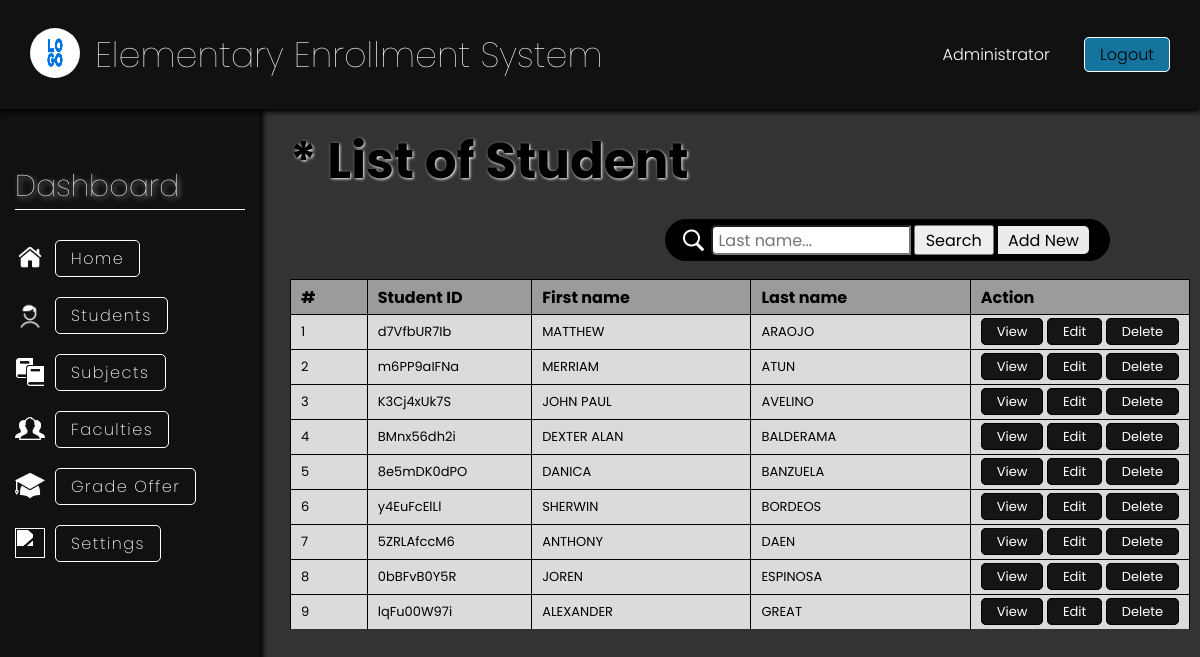
Screenshot of /index.php?page=student (signed in) with the database file from the repository.
### tables this page shows
CREATE TABLE `student` (
  `STUDENT_ID` varchar(50) NOT NULL,
  `STUDENT_FNAME` varchar(50) NOT NULL,
  `STUDENT_INIT` varchar(50) NOT NULL,
  `STUDENT_LNAME` varchar(50) NOT NULL,
  `STUDENT_GENDER` varchar(50) NOT NULL,
  `STUDENT_ADDRESS` varchar(150) NOT NULL,
  `STUDENT_DOB` date NOT NULL,
  `STUDENT_GUARDIAN` varchar(100) NOT NULL,
  `STU_GUARDIAN_CONTACT` bigint(15) NOT NULL
);

### includes/include.php (called while the page is built, shortened)
<?php
include "function.php";
$mySQLFunction = new myDataBase("localhost", "dhiee15", "0c/aD*6-urN.t(K_", "enrollment_db");

### includes/function.php (called while the page is built, shortened)
<?php
class myDataBase
{
    private $hostname;
    private $username;
    private $password;
    private $database;
    private $con;
    public function __construct($hostname, $username, $password, $database)
    {
        $this->hostname = $hostname;
        $this->username = $username;
        $this->password = $password;
        $this->database = $database;
    }
    public function connection()
    {
        try {
            if (!$this->con) {
                $this->con = mysqli_connect($this->hostname, $this->username, $this->password, $this->database);
                if ($this->con) {
                    return true;
                } else {
                    return false;
                }
            } else {
                return true;
            }
        } catch (mysqli_sql_exception) {
            echo "FAILED TO CONNECT TO DATABASE";
        }
    }
    public function disconnect()
    {
        if ($this->con) {
            if (mysqli_close($this->con)) {
                $this->con = false;
                return true;
            } else {
                return false;
            }
        } else {
            return true;
        }
    }
    public function getStudent($row = null, $value = null)
    {
        if ($row != null &&  $value != null) {
            $sql = "SELECT * FROM `STUDENT` WHERE `$row` = '$value'";
            $stored = ($this->con->query($sql))->fetch_assoc();
            return $stored;
        } else {
            $sql = "SELECT * FROM `STUDENT` ORDER BY `STUDENT_LNAME`";
            $stored = ($this->con->query($sql))->fetch_all(MYSQLI_ASSOC);
            return $stored;
        }
    }
}

### student.php (the view, shortened to what this page needs)
<?php
include "includes/include.php";
?>
<div class="container">
    <div class="section-information">
        <div class="section-title">
            <h1>* List of Student</h1>
        </div>
        <div class="search-bar">
            <img src="icon/icons8-search-50.png" alt="" />
            <form action="index.php?page=student" method="POST">
                <input type="text" name="studentlname" placeholder="Last name..." required />
                <button name="search">Search</button>
                <a href="index.php?page=student&add=newStudent">Add New</a>
            </form>
        </div>
        <div class="table">
            <table>
                <thead>
                    <tr>
                        <th>#</th>
                        <th>Student ID</th>
                        <th>First name</th>
                        <th>Last name</th>
                        <th>Action</th>
                    </tr>
                </thead>
                <tbody>
                    <?php
                    $mySQLFunction->connection();
                    if (!isset($_POST["search"])) {
                        $result = $mySQLFunction->getStudent();
                    } else {
                        $lname = $_POST["studentlname"];
                        $result = $mySQLFunction->searchStudent($lname);
                    }
                    if (!empty($result)) {
                        $rowCount = 1;
                        foreach ($result as $row) {
                            echo '<tr>
                                    <td>' . $rowCount . '</td>
                                    <td>' . $row["STUDENT_ID"] . '</td>
                                    <td>' . $row["STUDENT_FNAME"] . '</td>
                                    <td>' . $row["STUDENT_LNAME"] . '</td>
                                    <td>
                                        <a href="index.php?page=student&view=student&id=' . $row["STUDENT_ID"] . '">View</a>
                                        <a href="index.php?page=student&edit=student&id=' . $row["STUDENT_ID"] . '">Edit</a>
                                        <a href="index.php?page=student&delete=student&id=' . $row["STUDENT_ID"] . '">Delete</a>
                                    </td>
                                </tr>';
                            $rowCount++;
                        }
                        echo '</table>';
                    }
                    ?>
        </div>
    </div>
</div>

### includes/header.php (shortened to what this page needs)
<!DOCTYPE html>
<html lang="en">
<head>
    <link rel="stylesheet" href="css/dashboard-style.css?v=<?php echo time(); ?>" />
</head>
<body>
    <header>
        <div class="header-top">
            <div class="main-title">
                <img src="icon/samplelogo.png" alt="logo" />
                <h1>Elementary Enrollment System</h1>
            </div>
            <div class="top-bar">
                <p>Administrator</p>
                <a href="logout.php">Logout</a>
            </div>
        </div>
        <div class="header-side">
            <p>Dashboard</p>
            <ul>
                <li>
                    <img src="icon/icons8-home-48.png" alt="" /><a href="index.php?page=home">Home</a>
                </li>
                <li>
                    <img src="icon/icons8-student-64.png" alt="" /><a href="index.php?page=student">Students</a>
                </li>
                <li>
                    <img src="icon/icons8-books-50.png" alt="" /><a href="index.php?page=subject">Subjects</a>
                </li>
                <li>
                    <img src="icon/icons8-employees-50.png" alt="" /><a href="index.php?page=faculty">Faculties</a>
                </li>
                <li>
                    <img src="icon/icons8-offer-50.png" alt="" /><a href="index.php?page=gradelvl">Grade Offer</a>
                </li>
                <li>
                    <img src="icon/icons8-settings-48.png" alt="" /><a href="index.php?page=settings">Settings</a>
                </li>
            </ul>
        </div>
    </header>

### index.php (shortened to what this page needs)
<?php include "includes/header.php" ?>
<?php
if (isset($_GET["page"]) && $_GET["page"] == "student") {
    include "student.php";
}
?>
<?php include "includes/footer.php" ?>

### includes/footer.php
</body>
</html>

### css/dashboard-style.css (style rules this page uses)
* { margin: 0; padding: 0; box-sizing: border-box; font-family: "Poppins", sans-serif; }
body { background-color: #333; }
.header-top { width: 100%; min-height: 10vh; background: #111; display: flex; justify-content: space-between; align-items: center; box-shadow: 0px 3px 5px black; position: fixed; top: 0; left: 0; z-index: 1000; }
.main-title { display: flex; }
.main-title h1 { margin-left: 15px; color: white; font-size: 35px; font-weight: 100; }
.main-title img { width: 50px; height: 50px; margin-left: 30px; border-radius: 40px; }
.top-bar { margin-right: 30px; }
.top-bar p { display: inline-block; margin-right: 30px; color: white; font-weight: 300; }
.top-bar a { padding: 5px 15px 5px 15px; border: 1px solid white; border-radius: 5px; color: black; text-decoration: none; font-weight: 300; background: rgb(21, 116, 157); transition: 0.5s; }
.header-side { width: 260px; height: 100vh; background: #111; padding: 15vh 15px; box-shadow: 3px 0px 5px black; display: flex; flex-direction: column; position: fixed; top: 0; left: 0; z-index: 999; }
.header-side p { font-size: 30px; color: white; font-weight: 100; border-bottom: 1px solid white; margin-bottom: 30px; text-shadow: 2px 2px 5px white; }
.header-side ul { list-style: none; }
.header-side ul li { margin-bottom: 20px; display: flex; align-items: center; }
.header-side ul li img { width: 30px; height: 30px; margin-right: 10px; filter: brightness(0) invert(1); }
.header-side ul li a { border: 1px solid white; padding: 5px 15px; border-radius: 5px; text-decoration: none; color: white; font-weight: 200; letter-spacing: 1.5px; transition: 0.5s; }
.container { width: 100vw; height: 100vh; padding-top: 10vh; padding-left: 260px; }
.section-information { width: 100%; height: 100%; padding: 15px 30px; }
.section-title h1 { font-size: 50px; margin-bottom: 20px; color: rgb(0, 0, 0); text-shadow: 1px 1px 3px white; }
.search-bar { border: 1px solid black; float: right; display: flex; justify-content: end; align-items: center; padding: 5px 15px; border-radius: 30px; background: black; margin-right: 60px; }
.search-bar img { width: 25px; height: 25px; margin-right: 5px; filter: brightness(0) invert(1); }
.search-bar form input { width: 200px; height: 30px; border-radius: 5px 0px 0px 5px; padding: 5px; font-size: 16px; }
.search-bar form button { height: 30px; width: 80px; font-size: 16px; margin-left: -2px; cursor: pointer; }
.search-bar a { color: black; background: rgb(235, 235, 235); padding: 2.7px 10px; text-decoration: none; border-radius: 0px 5px 5px 0px; margin-right: 5px; }
.table { margin: 80px auto; width: 900px; height: 350px; overflow-y: auto; }
.table table { width: 100%; margin-bottom: 15px; }
.table table, th, td { text-align: start; border: 1px solid black; border-collapse: collapse; padding-left: 15px; }
.table table th, .table-subject th { font-size: 16px; height: 35px; background: rgba(255, 255, 255, 0.511); }
.table table th:nth-child(1) { width: 70px; }
.table table th:nth-child(2) { width: 150px; }
.table table th:nth-child(3) { width: 200px; }
.table table th:nth-child(4) { width: 200px; }
.table table th:nth-child(5) { width: 200px; }
.table table td, .table-subject table td { background: rgba(255, 255, 255, 0.827); height: 35px; font-size: 13px; }
.table table td a, .table-subject table td a { color: white; border: 1px solid black; padding: 3px 15px; text-decoration: none; border-radius: 5px; background: rgba(0, 0, 0, 0.901); transition: 0.5s; }
.table a, .table-subject a { border: 1px solid black; padding: 5px 25px; border-radius: 10px; color: white; text-decoration: none; background-color: gray; }
.table-subject table, th, td { text-align: start; border: 1px solid black; border-collapse: collapse; padding-left: 10px; }

### rows the page displays
student: STUDENT_ID "d7VfbUR7Ib", STUDENT_FNAME "MATTHEW", STUDENT_LNAME "ARAOJO"
student: STUDENT_ID "m6PP9aIFNa", STUDENT_FNAME "MERRIAM", STUDENT_LNAME "ATUN"
student: STUDENT_ID "K3Cj4xUk7S", STUDENT_FNAME "JOHN PAUL", STUDENT_LNAME "AVELINO"
student: STUDENT_ID "BMnx56dh2i", STUDENT_FNAME "DEXTER ALAN", STUDENT_LNAME "BALDERAMA"
student: STUDENT_ID "8e5mDK0dPO", STUDENT_FNAME "DANICA", STUDENT_LNAME "BANZUELA"
student: STUDENT_ID "y4EuFcElLl", STUDENT_FNAME "SHERWIN", STUDENT_LNAME "BORDEOS"
student: STUDENT_ID "5ZRLAfccM6", STUDENT_FNAME "ANTHONY", STUDENT_LNAME "DAEN"
student: STUDENT_ID "0bBFvB0Y5R", STUDENT_FNAME "JOREN", STUDENT_LNAME "ESPINOSA"
student: STUDENT_ID "lqFu00W97i", STUDENT_FNAME "ALEXANDER", STUDENT_LNAME "GREAT"
